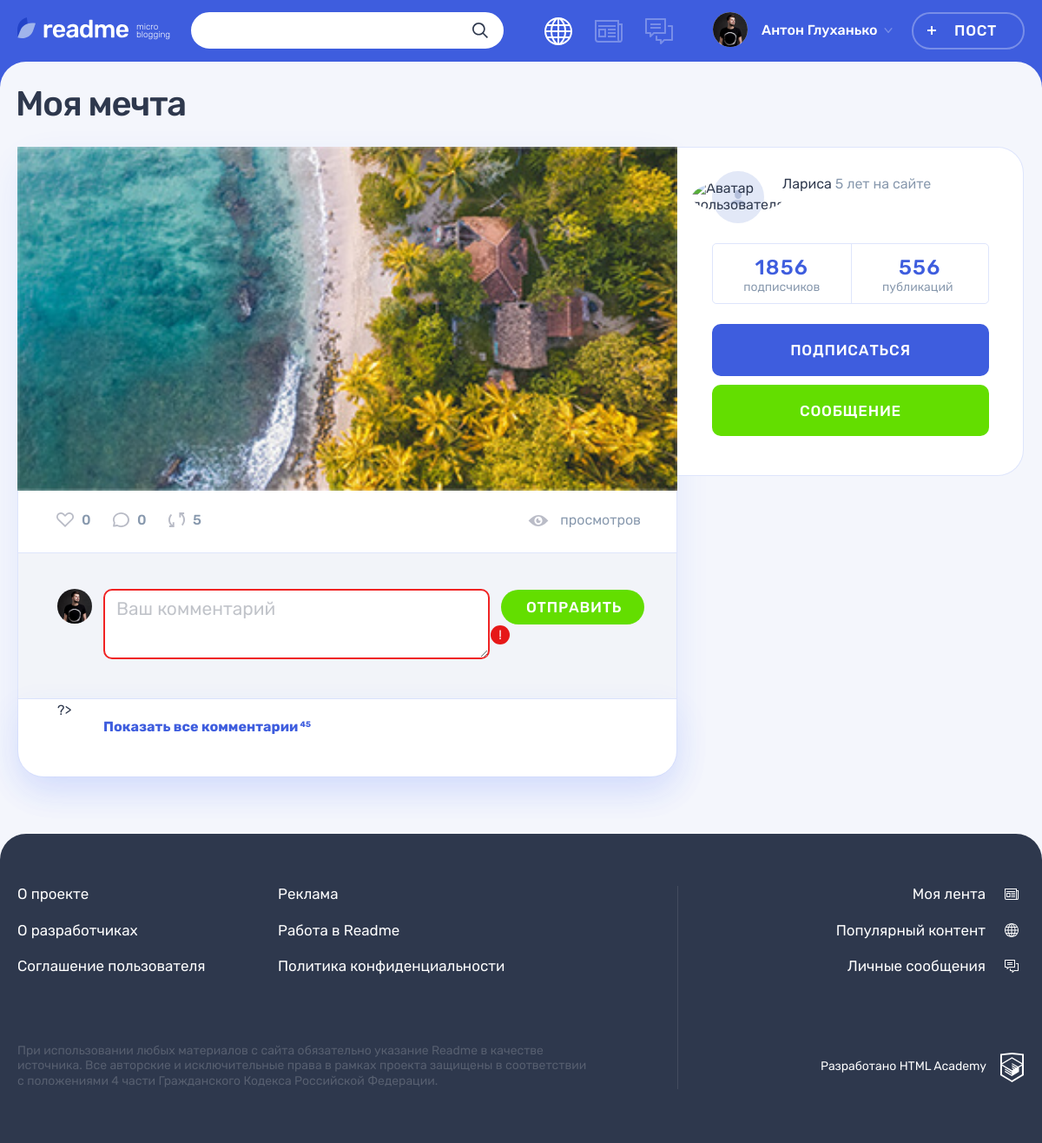
The page /post.php?id=4 on the database as committed earlier.
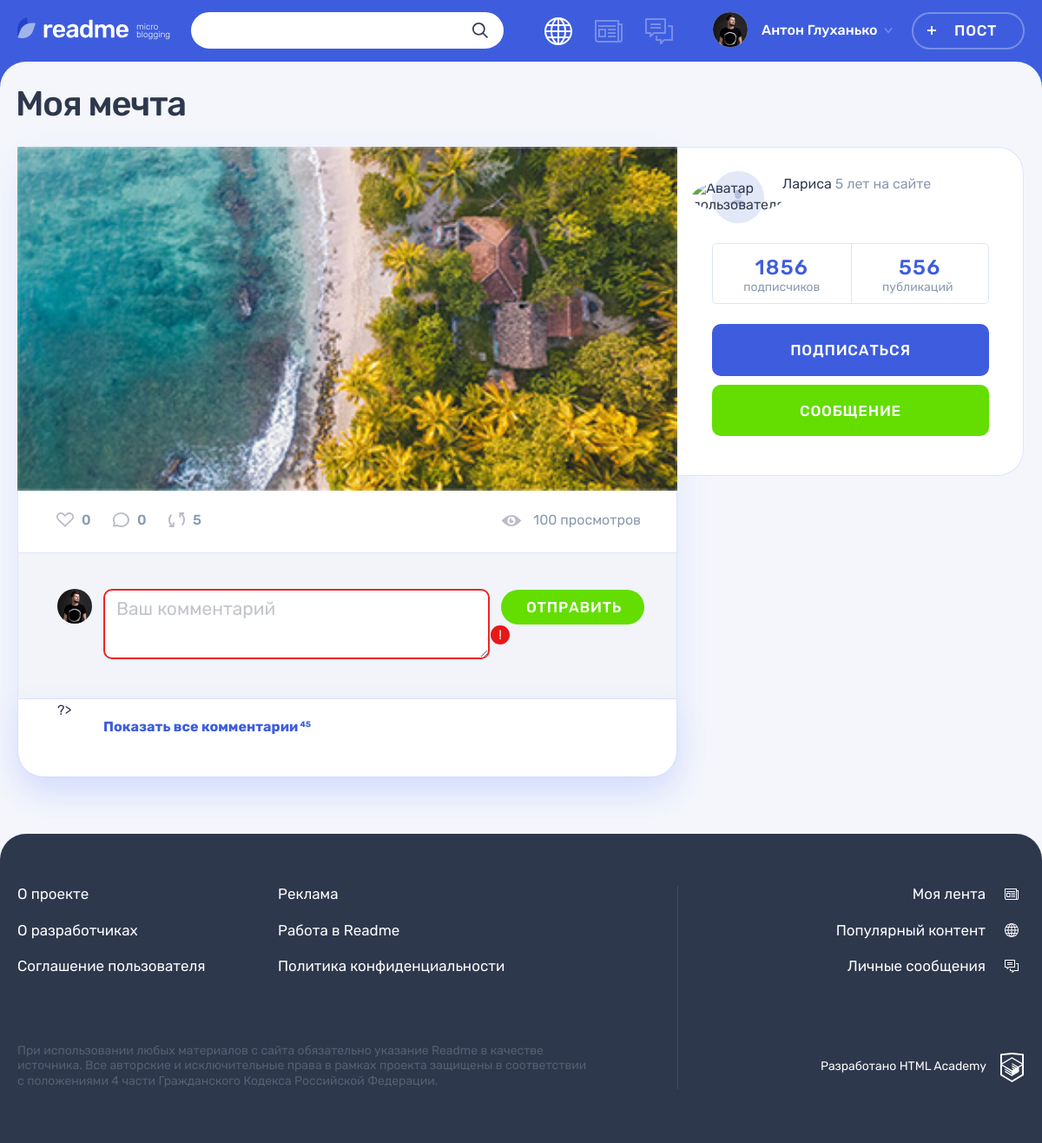
The same page on the database as committed later.
### tables this page shows
CREATE TABLE posts (
  id INT AUTO_INCREMENT PRIMARY KEY,
  creationDate TIMESTAMP DEFAULT CURRENT_TIMESTAMP,
  title VARCHAR(128),
  content VARCHAR(255),
  typeID INT  NOT NULL,
  authorId INT  NOT NULL,
  image VARCHAR(255),
  video VARCHAR(255),
  link VARCHAR(255),
  views INT,
  avatar VARCHAR(128),
  author VARCHAR(128),
  FOREIGN KEY (authorId)  REFERENCES users(id),
  FOREIGN KEY (typeId)  REFERENCES content_type(id)
);

CREATE TABLE users (
  id INT AUTO_INCREMENT PRIMARY KEY,
  registrationDate  TIMESTAMP DEFAULT CURRENT_TIMESTAMP,
  email VARCHAR(128) NOT NULL UNIQUE,
  login VARCHAR(128) UNIQUE,
  password CHAR(64)  NOT NULL,
  avatar VARCHAR(255)
);

### helpers.php (called while the page is built, shortened)
<?php
function include_template($name, array $data = [])
{
    $name = 'templates/' . $name;
    extract($data);
    require $name;
    $result = ob_get_clean();
    return $result;
}

### functions.php (called while the page is built, shortened)
<?php
 function SqlRequest($reques, $from, $where, $con,$id, $as = '', $join =""){
    $sql = sprintf("SELECT  %s %s  from %s %s WHERE %s %s", $reques, $as, $from,$join, $where, $id);
    $result = mysqli_query($con, $sql);
    $Count = mysqli_fetch_all($result, MYSQLI_ASSOC);
     return $Count;
 }
?>

### templates/post-photo.php (the view, shortened to what the changed rows need)
<?php
require('functions.php');
$title = SqlRequest('title', 'posts', 'id = ', $con, $id, "as L");
?>
<h1 class="page__title page__title--publication"><?= $title[0]['L'];?></h1>
<section class="post-details">
    <div class="post-details__wrapper post-photo">
    <div class="post-details__main-block post post--details">
    <div class="post-details__image-wrapper post-photo__image-wrapper">
        <img src="img/<?= $post['content']?>" alt="Фото от пользователя" width="760" height="507">
        </div>
        <div class="post__indicators">
        <div class="post__buttons">
            <a class="post__indicator post__indicator--likes button" href="#" title="Лайк">
            </a>
            <a class="post__indicator post__indicator--comments button" href="#" title="Комментарии">
            </a>
            <a class="post__indicator post__indicator--repost button" href="#" title="Репост">
            </a>
        </div>
        <?php
            $view= SqlRequest('views', 'posts', ' id =', $con, $id, "as L");
            ?>
        <span class="post__view"><?= $view[0]['L'].' просмотров' ?></span>
        </div>
    </div>
    <div class="post-details__user user">
        <div class="post-details__user-info user__info">
            <?php
                 $postAuthor=SqlRequest('login, authorId, u.avatar', 'posts p', 'p.id =', $con, $id, ' ', 'JOIN  users u ON p.authorId = u.id');
            ?>
        <div class="post-details__name-wrapper user__name-wrapper">
            <span><?= $postAuthor[0]['login'] ?> </span>
            <time class="post-details__time user__time" datetime="2014-03-20">5 лет на сайте</time>
        </div>
        </div>
    </div>
    </div>
</section>

Rows that differ between the two databases and show on the page:
changed posts "Моя мечта": views (not shown) → "100"
